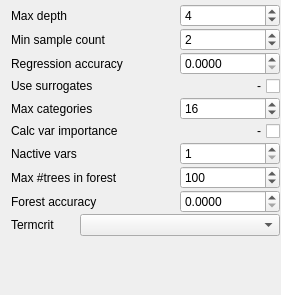
            <widget class="QWidget" name="page_RF">
             <property name="geometry">
              <rect>
               <x>0</x>
               <y>0</y>
               <width>281</width>
               <height>295</height>
              </rect>
             </property>
             <attribute name="label">
              <string>RF (Random forest)</string>
             </attribute>
             <layout class="QVBoxLayout" name="verticalLayout_11">
              <property name="spacing">
               <number>1</number>
              </property>
              <property name="topMargin">
               <number>4</number>
              </property>
              <property name="rightMargin">
               <number>1</number>
              </property>
              <property name="bottomMargin">
               <number>1</number>
              </property>
              <item>
               <layout class="QHBoxLayout" name="horizontalLayout_33">
                <item>
                 <widget class="QLabel" name="label_33">
                  <property name="text">
                   <string>Max depth</string>
                  </property>
                 </widget>
                </item>
                <item>
                 <spacer name="horizontalSpacer_27">
                  <property name="orientation">
                   <enum>Qt::Horizontal</enum>
                  </property>
                  <property name="sizeHint" stdset="0">
                   <size>
                    <width>40</width>
                    <height>20</height>
                   </size>
                  </property>
                 </spacer>
                </item>
                <item>
                 <widget class="QSpinBox" name="spinBox_RF_MaxDepth">
                  <property name="minimumSize">
                   <size>
                    <width>100</width>
                    <height>0</height>
                   </size>
                  </property>
                  <property name="minimum">
                   <number>1</number>
                  </property>
                  <property name="value">
                   <number>4</number>
                  </property>
                 </widget>
                </item>
               </layout>
              </item>
              <item>
               <layout class="QHBoxLayout" name="horizontalLayout_34">
                <item>
                 <widget class="QLabel" name="label_34">
                  <property name="text">
                   <string>Min sample count</string>
                  </property>
                 </widget>
                </item>
                <item>
                 <spacer name="horizontalSpacer_28">
                  <property name="orientation">
                   <enum>Qt::Horizontal</enum>
                  </property>
                  <property name="sizeHint" stdset="0">
                   <size>
                    <width>40</width>
                    <height>20</height>
                   </size>
                  </property>
                 </spacer>
                </item>
                <item>
                 <widget class="QSpinBox" name="spinBox_RF_MinSampleCount">
                  <property name="minimumSize">
                   <size>
                    <width>100</width>
                    <height>0</height>
                   </size>
                  </property>
                  <property name="minimum">
                   <number>1</number>
                  </property>
                  <property name="value">
                   <number>2</number>
                  </property>
                 </widget>
                </item>
               </layout>
              </item>
              <item>
               <layout class="QHBoxLayout" name="horizontalLayout_35">
                <item>
                 <widget class="QLabel" name="label_35">
                  <property name="text">
                   <string>Regression accuracy</string>
                  </property>
                 </widget>
                </item>
                <item>
                 <spacer name="horizontalSpacer_29">
                  <property name="orientation">
                   <enum>Qt::Horizontal</enum>
                  </property>
                  <property name="sizeHint" stdset="0">
                   <size>
                    <width>40</width>
                    <height>20</height>
                   </size>
                  </property>
                 </spacer>
                </item>
                <item>
                 <widget class="QDoubleSpinBox" name="doubleSpinBox_RF_RegressionAccuracy">
                  <property name="minimumSize">
                   <size>
                    <width>100</width>
                    <height>0</height>
                   </size>
                  </property>
                  <property name="decimals">
                   <number>4</number>
                  </property>
                  <property name="maximum">
                   <double>10.000000000000000</double>
                  </property>
                  <property name="singleStep">
                   <double>0.100000000000000</double>
                  </property>
                 </widget>
                </item>
               </layout>
              </item>
              <item>
               <layout class="QHBoxLayout" name="horizontalLayout_36">
                <item>
                 <widget class="QLabel" name="label_36">
                  <property name="text">
                   <string>Use surrogates</string>
                  </property>
                 </widget>
                </item>
                <item>
                 <spacer name="horizontalSpacer_30">
                  <property name="orientation">
                   <enum>Qt::Horizontal</enum>
                  </property>
                  <property name="sizeHint" stdset="0">
                   <size>
                    <width>40</width>
                    <height>20</height>
                   </size>
                  </property>
                 </spacer>
                </item>
                <item>
                 <widget class="QCheckBox" name="checkBox_RF_UseSurrogates">
                  <property name="layoutDirection">
                   <enum>Qt::RightToLeft</enum>
                  </property>
                  <property name="text">
                   <string>-</string>
                  </property>
                 </widget>
                </item>
               </layout>
              </item>
              <item>
               <layout class="QHBoxLayout" name="horizontalLayout_37">
                <item>
                 <widget class="QLabel" name="label_37">
                  <property name="text">
                   <string>Max categories</string>
                  </property>
                 </widget>
                </item>
                <item>
                 <spacer name="horizontalSpacer_31">
                  <property name="orientation">
                   <enum>Qt::Horizontal</enum>
                  </property>
                  <property name="sizeHint" stdset="0">
                   <size>
                    <width>40</width>
                    <height>20</height>
                   </size>
                  </property>
                 </spacer>
                </item>
                <item>
                 <widget class="QSpinBox" name="spinBox_RF_MaxCategories">
                  <property name="minimumSize">
                   <size>
                    <width>100</width>
                    <height>0</height>
                   </size>
                  </property>
                  <property name="minimum">
                   <number>1</number>
                  </property>
                  <property name="value">
                   <number>16</number>
                  </property>
                 </widget>
                </item>
               </layout>
              </item>
              <item>
               <layout class="QHBoxLayout" name="horizontalLayout_38">
                <item>
                 <widget class="QLabel" name="label_39">
                  <property name="text">
                   <string>Calc var importance</string>
                  </property>
                 </widget>
                </item>
                <item>
                 <spacer name="horizontalSpacer_32">
                  <property name="orientation">
                   <enum>Qt::Horizontal</enum>
                  </property>
                  <property name="sizeHint" stdset="0">
                   <size>
                    <width>40</width>
                    <height>20</height>
                   </size>
                  </property>
                 </spacer>
                </item>
                <item>
                 <widget class="QCheckBox" name="checkBox_RF_CalcVarImportance">
                  <property name="layoutDirection">
                   <enum>Qt::RightToLeft</enum>
                  </property>
                  <property name="text">
                   <string>-</string>
                  </property>
                 </widget>
                </item>
               </layout>
              </item>
              <item>
               <layout class="QHBoxLayout" name="horizontalLayout_39">
                <item>
                 <widget class="QLabel" name="label_40">
                  <property name="text">
                   <string>Nactive vars</string>
                  </property>
                 </widget>
                </item>
                <item>
                 <spacer name="horizontalSpacer_33">
                  <property name="orientation">
                   <enum>Qt::Horizontal</enum>
                  </property>
                  <property name="sizeHint" stdset="0">
                   <size>
                    <width>40</width>
                    <height>20</height>
                   </size>
                  </property>
                 </spacer>
                </item>
                <item>
                 <widget class="QSpinBox" name="spinBox_RF_NativeVars">
                  <property name="minimumSize">
                   <size>
                    <width>100</width>
                    <height>0</height>
                   </size>
                  </property>
                  <property name="minimum">
                   <number>1</number>
                  </property>
                  <property name="value">
                   <number>1</number>
                  </property>
                 </widget>
                </item>
               </layout>
              </item>
              <item>
               <layout class="QHBoxLayout" name="horizontalLayout_40">
                <item>
                 <widget class="QLabel" name="label_41">
                  <property name="text">
                   <string>Max #trees in forest</string>
                  </property>
                 </widget>
                </item>
                <item>
                 <spacer name="horizontalSpacer_34">
                  <property name="orientation">
                   <enum>Qt::Horizontal</enum>
                  </property>
                  <property name="sizeHint" stdset="0">
                   <size>
                    <width>40</width>
                    <height>20</height>
                   </size>
                  </property>
                 </spacer>
                </item>
                <item>
                 <widget class="QSpinBox" name="spinBox_RF_MaxNumTreesInForest">
                  <property name="minimumSize">
                   <size>
                    <width>100</width>
                    <height>0</height>
                   </size>
                  </property>
                  <property name="minimum">
                   <number>1</number>
                  </property>
                  <property name="maximum">
                   <number>9999</number>
                  </property>
                  <property name="value">
                   <number>100</number>
                  </property>
                 </widget>
                </item>
               </layout>
              </item>
              <item>
               <layout class="QHBoxLayout" name="horizontalLayout_41">
                <item>
                 <widget class="QLabel" name="label_42">
                  <property name="text">
                   <string>Forest accuracy</string>
                  </property>
                 </widget>
                </item>
                <item>
                 <spacer name="horizontalSpacer_35">
                  <property name="orientation">
                   <enum>Qt::Horizontal</enum>
                  </property>
                  <property name="sizeHint" stdset="0">
                   <size>
                    <width>40</width>
                    <height>20</height>
                   </size>
                  </property>
                 </spacer>
                </item>
                <item>
                 <widget class="QDoubleSpinBox" name="doubleSpinBox_RF_ForestAccuracy">
                  <property name="minimumSize">
                   <size>
                    <width>100</width>
                    <height>0</height>
                   </size>
                  </property>
                  <property name="decimals">
                   <number>4</number>
                  </property>
                  <property name="maximum">
                   <double>10.000000000000000</double>
                  </property>
                  <property name="singleStep">
                   <double>0.100000000000000</double>
                  </property>
                 </widget>
                </item>
               </layout>
              </item>
              <item>
               <layout class="QHBoxLayout" name="horizontalLayout_42">
                <item>
                 <widget class="QLabel" name="label_43">
                  <property name="text">
                   <string>Termcrit</string>
                  </property>
                 </widget>
                </item>
                <item>
                 <spacer name="horizontalSpacer_36">
                  <property name="orientation">
                   <enum>Qt::Horizontal</enum>
                  </property>
                  <property name="sizeHint" stdset="0">
                   <size>
                    <width>40</width>
                    <height>20</height>
                   </size>
                  </property>
                 </spacer>
                </item>
                <item>
                 <widget class="QComboBox" name="comboBox_RF_TermcritType">
                  <property name="minimumSize">
                   <size>
                    <width>200</width>
                    <height>0</height>
                   </size>
                  </property>
                 </widget>
                </item>
               </layout>
              </item>
              <item>
               <spacer name="verticalSpacer_8">
                <property name="orientation">
                 <enum>Qt::Vertical</enum>
                </property>
                <property name="sizeHint" stdset="0">
                 <size>
                  <width>20</width>
                  <height>23</height>
                 </size>
                </property>
               </spacer>
              </item>
             </layout>
            </widget>
